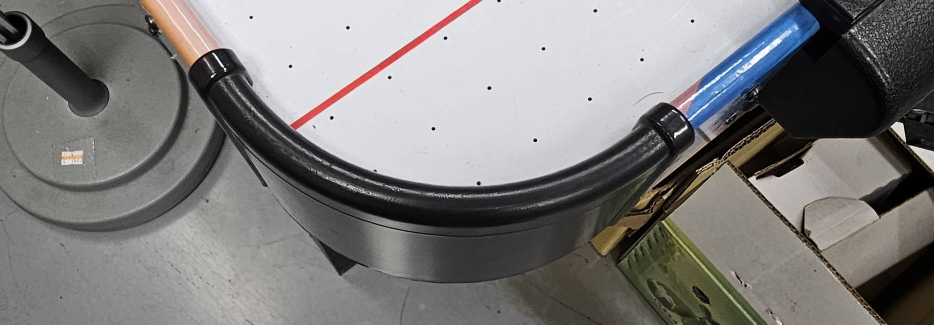
#> input picture camera/hsv.png, 1868 x 649 px (shown at 1/2 size); its folder holds only this picture in this run
$ python -i svm_train.py   (imports and definitions only)
#> lines starting #> are read from the running program, lines starting #| are printed output that depends on the picture; after the words box and inside, x2 and y2 are one past the last pixel; in counts of white or black regions, pixels touching at a corner belong together
#> further down, picture is the input picture: shape (649, 1868, 3); mean B, G, R 124, 124.9, 126.3
import cv2
import numpy as np
import pyrealsense2 as rs
import time

# 初始化變數
points_2d = []
frame = None
depth_frame = None
prev_green_pos = None
prev_time = None
speed = 0

prev_frame_index = 5
handle_positions_history = []
trajectory_red = []
trajectory_green = []

# HSV 範圍設定
lower_red1 = np.array([0, 120, 70], dtype=np.uint8)
upper_red1 = np.array([10, 255, 255], dtype=np.uint8)
lower_red2 = np.array([170, 120, 70], dtype=np.uint8)
upper_red2 = np.array([180, 255, 255], dtype=np.uint8)

lower_green = np.array([40, 50, 50], dtype=np.uint8)
upper_green = np.array([90, 255, 255], dtype=np.uint8)

# 初始化 RealSense
# [1 line that did not run here, left out]
# [1 line that did not run here, left out]
# [2 lines not run here, left out]
# [1 line that did not run here, left out]
# [1 line that did not run here, left out]
# [1 line that did not run here, left out]
# [1 line that did not run here, left out]
# [1 line that did not run here, left out]

# [2 lines not run here, left out]

# 滑鼠選取四個點進行俯視校正
def select_points(event, x, y, flags, param):
    global points_2d, frame
    if event == cv2.EVENT_LBUTTONDOWN:
        points_2d.append((x, y))
        print(f"選取點: (x={x}, y={y})")
        cv2.circle(frame, (x, y), 5, (0, 255, 0), -1)
        cv2.imshow("Select Points", frame)

# 偵測紅色圓形握把
def detect_red_circle(hsv_image, max_radius_px=35, draw_on_img=None):
#> called with max_radius_px = 35
    mask1 = cv2.inRange(hsv_image, lower_red1, upper_red1)
#> mask1: shape (649, 1868); every value is 0
    mask2 = cv2.inRange(hsv_image, lower_red2, upper_red2)
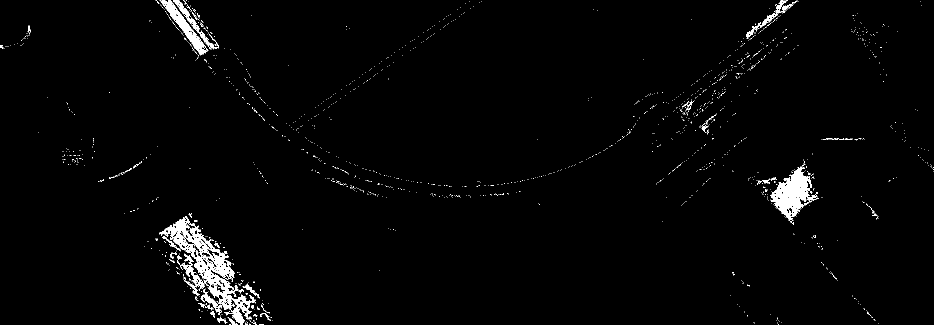
#> mask2: shape (649, 1868) (shown at 1/2 size); 1.9% white; 1548 white regions (1506 under 20 px), largest, box (x1, y1, x2, y2) and area: (318, 432, 512, 649) 8274, (1540, 327, 1638, 441) 4492, (319, 0, 413, 111) 2016
    mask = cv2.bitwise_or(mask1, mask2)
    mask = cv2.morphologyEx(mask, cv2.MORPH_OPEN, np.ones((5, 5), np.uint8))
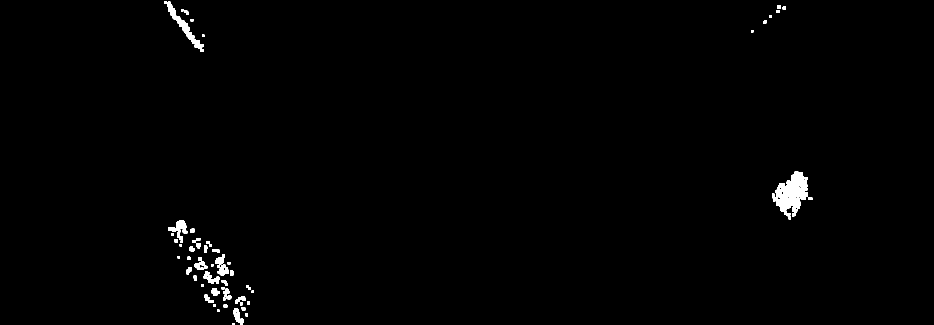
#> mask: shape (649, 1868) (shown at 1/2 size); 0.85% white; 59 white regions (1 under 20 px), largest, box (x1, y1, x2, y2) and area: (1544, 343, 1625, 439) 3749, (328, 2, 408, 103) 1377, (336, 440, 375, 480) 687
    mask = cv2.GaussianBlur(mask, (9, 9), 2)

    circles = cv2.HoughCircles(mask, cv2.HOUGH_GRADIENT, dp=1.2, minDist=30,
                               param1=100, param2=15, minRadius=5, maxRadius=max_radius_px)
#> circles = 13 rows, first 8: [429, 539.4, 26.36], [499.8, 619.8, 34.28], [432.6, 581.4, 27.56], [409.8, 515.4, 26.36], [1570.2, 403.8, 30.2], [365.4, 461.4, 22.16], [400.2, 563.4, 29], [450.6, 609, 19.64]
    if circles is not None:
        circles = np.uint16(np.around(circles))
#> circles = 13 rows, first 8: [429, 539, 26], [500, 620, 34], [433, 581, 28], [410, 515, 26], [1570, 404, 30], [365, 461, 22], [400, 563, 29], [451, 609, 20]
        x, y, r = circles[0][0]
#> x = 429; y = 539; r = 26
        if draw_on_img is not None:
            cv2.circle(draw_on_img, (x, y), r, (0, 0, 255), 2)
            cv2.circle(draw_on_img, (x, y), 2, (255, 255, 255), 2)
        return (x, y), r, mask
    return None, None, mask

# HSV 綠色冰球追蹤
def track_object(hsv_image, lower_HSV, upper_HSV, trajectory):
    mask = cv2.inRange(hsv_image, lower_HSV, upper_HSV)
    mask = cv2.morphologyEx(mask, cv2.MORPH_CLOSE, np.ones((5, 5), np.uint8))
    contours, _ = cv2.findContours(mask, cv2.RETR_EXTERNAL, cv2.CHAIN_APPROX_SIMPLE)
    if contours:
        largest_contour = max(contours, key=cv2.contourArea)
        M = cv2.moments(largest_contour)
        if M["m00"] > 0:
            cX = int(M["m10"] / M["m00"])
            cY = int(M["m01"] / M["m00"])
            trajectory.append((cX, cY))
            return (cX, cY), mask
    return None, mask

# 點選四點做俯視校正
# [14 lines not run here, left out]

target_width, target_height = 600, 300
target_points = np.array([[0, 0], [target_width - 1, 0], [target_width - 1, target_height - 1], [0, target_height - 1]], dtype=np.float32)
image_points = np.array(points_2d, dtype=np.float32)
# [1 line that did not run here, left out]
# [1 line that did not run here, left out]

edges = [
    (target_points[0], target_points[1]),
    (target_points[1], target_points[2]),
    (target_points[2], target_points[3]),
    (target_points[3], target_points[0])
]

MAX_TRAJECTORY = 50
MAX_HISTORY = max(prev_frame_index + 1, 20)

# 主迴圈
# [81 lines not run here, left out]

>>> import cv2
>>> picture = cv2.imread('hsv.png')
>>> result = detect_red_circle(picture)
